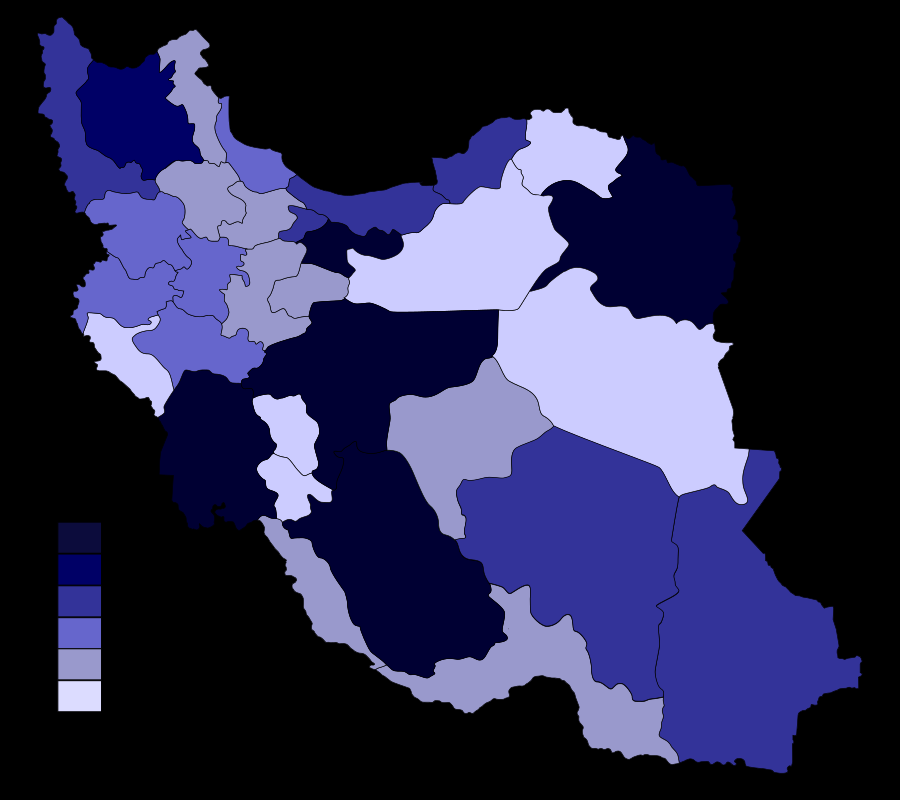
#> input picture HW1/5/P5/provinces_of_iran_by_population.png, 900 x 800 px
$ python g.py
#> lines starting #> are read from the running program, lines starting #| are printed output that depends on the picture
import numpy as np
from matplotlib import image
from matplotlib import pyplot as plt
import cv2

image = cv2.imread("P5/provinces_of_iran_by_population.png",cv2.IMREAD_UNCHANGED)
#> image is the input picture: shape (800, 900, 4); mean B, G, R, A 75.7, 41.9, 41.9, 127

transparent_area = len(np.where(image[:,:,3] == 0)[0])
#> transparent_area = 357128
image = cv2.cvtColor(image, cv2.COLOR_BGR2RGB)
#> image: shape (800, 900, 3)

image_n = image[:int(image.shape[0]/2),:]
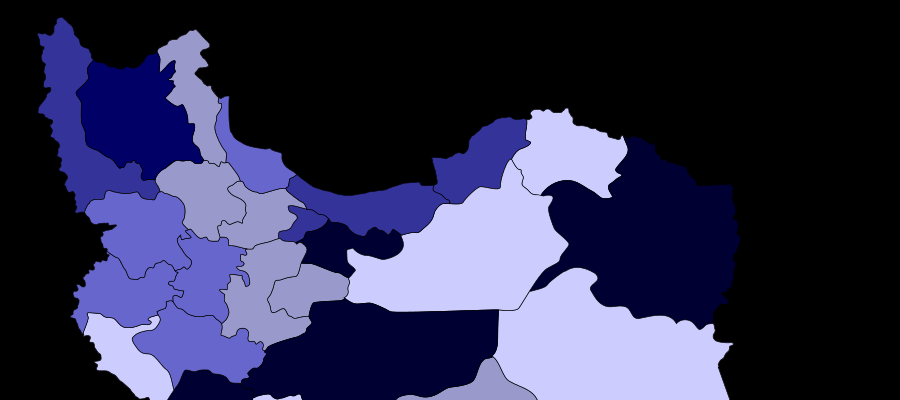
#> image_n: shape (400, 900, 3); mean R, G, B 47.1, 47.1, 78.7
image_s = image[int(image.shape[0]/2):,:]
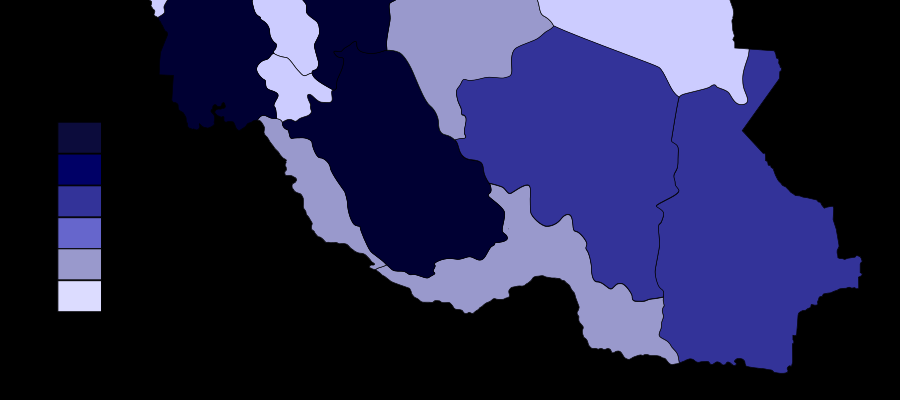
#> image_s: shape (400, 900, 3); mean R, G, B 36.7, 36.7, 72.7

colors = [(0,0,51),(0,0,102),(51,51,153),(102,102,204),(153,153,204),(220,220,255)]
p = [5,4,3,2,1.5,1]

countrie_area = image.shape[0] * image.shape[1] - transparent_area
#> countrie_area = 362872

population = []
for j in [image_n,image_s]:
    for i in range(len(colors)):
        mask = cv2.inRange(j,colors[i],colors[i])
        idxs = np.where(mask == 255)
        area = len(idxs[0])
        population.append(area/countrie_area*100*p[i])
#> this loop made 2 passes
#> after the loop, population = [63.49, 10.55, 14.59, 12.49, 8.64, 0, 58.69, 1.34, 61.44, 0.671, 13.71, 0.336]

population = np.asarray(population)
population_n = np.sum(population[:6])
#> population_n = 109.8
population_s = np.sum(population[6:])
#> population_s = 136.2

if population_n>population_s:
    print("North has more population")
else:
    print("South has more population")
